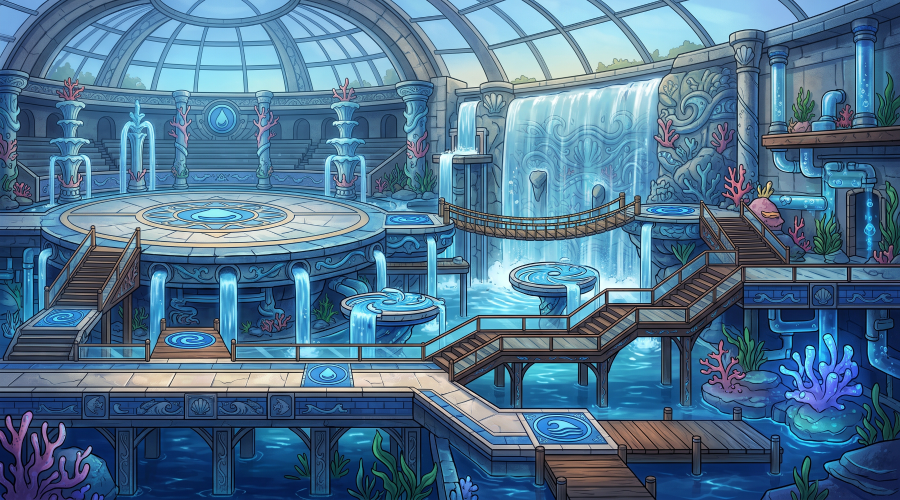
#> input picture Assets/Gym/BG/BG_Gym_Water.png, 1800 x 1000 px (shown at 1/2 size)
$ python reconstruct_image.py
#> lines starting #> are read from the running program, lines starting #| are printed output that depends on the picture; pictures that were not available may be replaced by others from this repository, and a replacement may not be noted
import json
from PIL import Image

config = {
  "_description": "Position (rel_x, rel_y) is relative to the background boundaries (0.0 to 1.0). Size (scale_x, scale_y) is a multiplier relative to the sprite's original size. Tilt is rotation around the center of the sprite.",
  "background": "BG_Gym_Water.png",
  "sprite": "GymLeader_Kanto_2_Misty_Water.png",
  "position": {
    "rel_x": 0.54,
    "rel_y": 0.256,
    "px_x": 972,
    "px_y": 256
  },
  "size": {
    "scale_x": 1.5045,
    "scale_y": 1.5045,
    "px_width": 665,
    "px_height": 978
  },
  "tilt": {
    "angle_deg": 54,
    "origin": "center center"
  }
}

bg_path = f"Assets/Gym/BG/{config['background']}"
sprite_path = f"Assets/Gym/GymLeaders/{config['sprite']}"

bg = Image.open(bg_path).convert('RGBA')
sprite = Image.open(sprite_path).convert('RGBA')
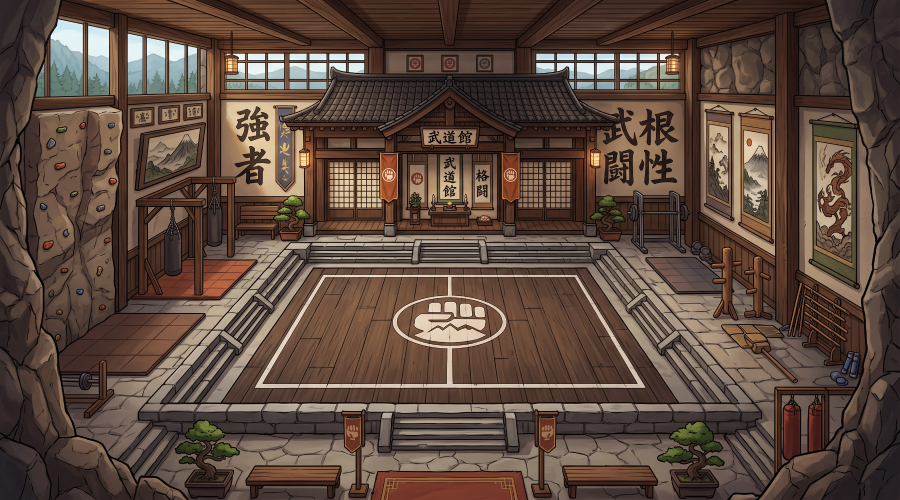
#> input picture Assets/Gym/BG/BG_Gym_Fighting.png, 1800 x 1000 px, given in place of GymLeader_Kanto_2_Misty_Water.png, which was not available (shown at 1/2 size)

# Scale the sprite
new_size = (config['size']['px_width'], config['size']['px_height'])
sprite = sprite.resize(new_size, Image.Resampling.LANCZOS)
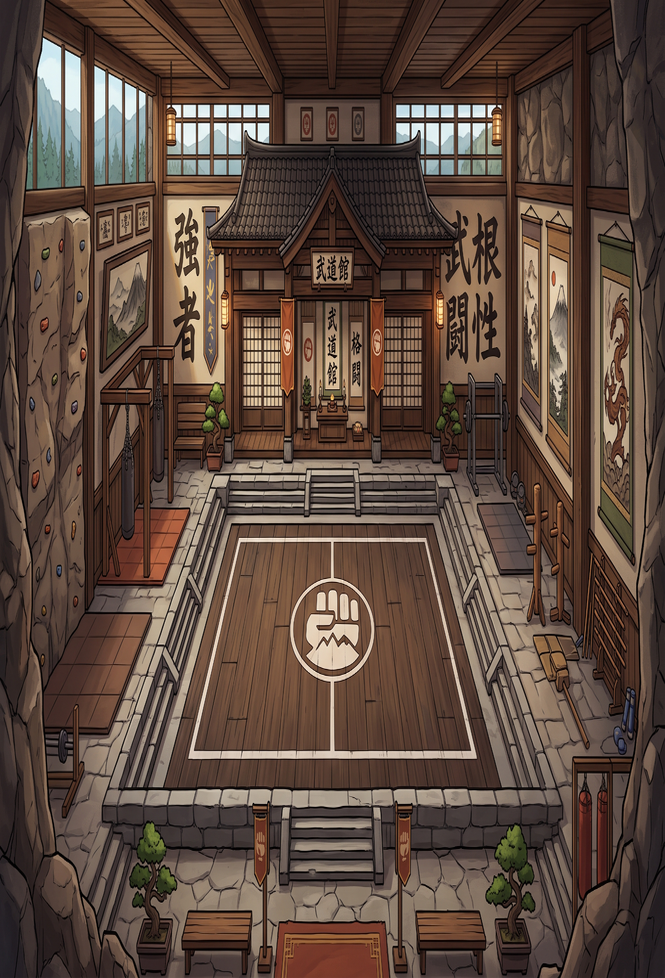
#> sprite: PIL image 665x978 RGBA; mean R, G, B, A 92.5, 73.2, 62.1, 255

# Rotate the sprite around the center
# PIL rotate is counter-clockwise, CSS is clockwise. So rotate by -angle_deg.
# expand=True to ensure the rotated sprite is not clipped.
angle = -config['tilt']['angle_deg']
rotated_sprite = sprite.rotate(angle, resample=Image.Resampling.BICUBIC, expand=True)
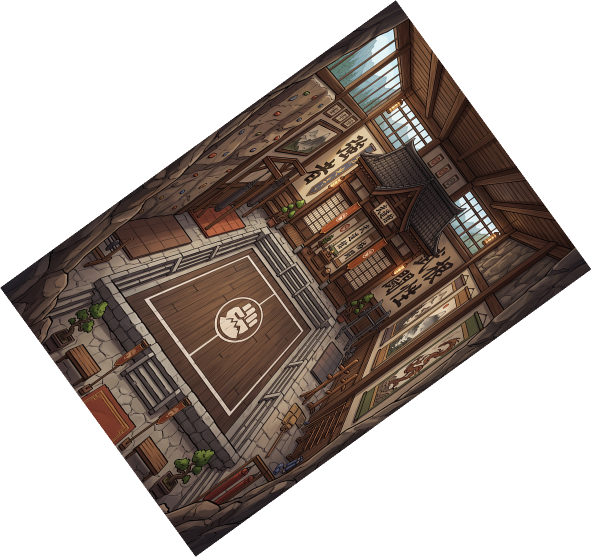
#> rotated_sprite: PIL image 1183x1114 RGBA (shown at 1/2 size); mean R, G, B, A 45.4, 35.9, 30.4, 125.8; transparent parts drawn white

# Calculate paste position
# The px_x and px_y usually correspond to the top-left of the UNROTATED scaled sprite.
# When we rotate with expand=True, the size of the image changes.
# The new top-left corner needs to be adjusted so that the center of the rotated image
# aligns with what would be the center of the unrotated image placed at (px_x, px_y).

# Center of the unrotated placed image:
center_x = config['position']['px_x'] + new_size[0] / 2.0
center_y = config['position']['px_y'] + new_size[1] / 2.0

# The rotated image has a new size
rot_w, rot_h = rotated_sprite.size
#> rot_w = 1183; rot_h = 1114

# To paste so the center aligns with (center_x, center_y):
paste_x = int(round(center_x - rot_w / 2.0))
#> paste_x = 713
paste_y = int(round(center_y - rot_h / 2.0))
#> paste_y = 188

bg.paste(rotated_sprite, (paste_x, paste_y), rotated_sprite)
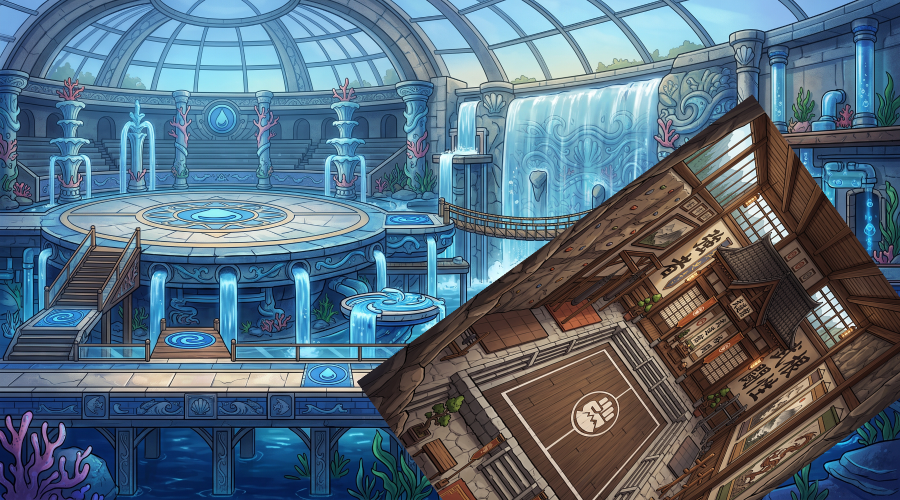
#> bg: PIL image 1800x1000 RGBA (shown at 1/2 size); mean R, G, B, A 86.8, 108, 124, 255

bg.save('output.png')
print("Image saved to output.png")
